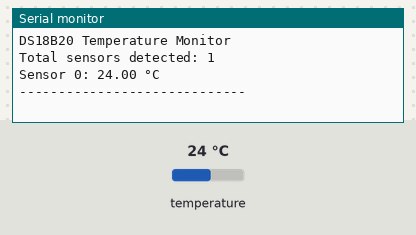
The sketch below on a simulated Seeed XIAO ESP32-C3. Parts: the last lines printed to the serial monitor. Inputs (shaded band) come from the test bench; at power-on: temperature 24 °C.

Above: at 2.2 s.
2.3 s: temperature set to 12 °C
At 5.4 s:
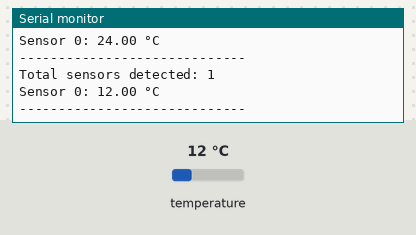
6.0 s: temperature set to 19 °C
At 8.7 s:
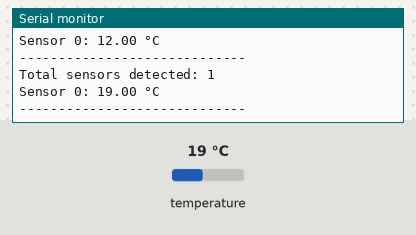
Timing chart, 0 to 10.2 s (numbered marks = the images above; inputs shaded):
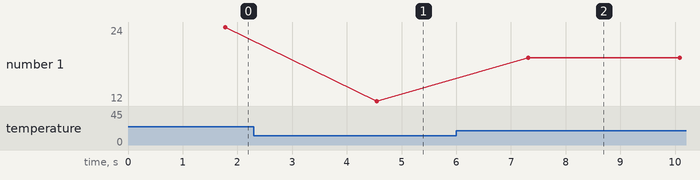

Measured:
- after the input at 2.3 s, the serial monitor: prints a new line after 2.2 s (image 1)
- after the input at 6.0 s, the serial monitor: prints a new line after 1.3 s (image 2)
- plotted number 1: 24 → 12 after the input at 2.3 s, 12 → 19 after the input at 6.0 s

The sketch:

temp-demo.ino
```cpp
#include <OneWire.h>
#include <DallasTemperature.h>

#define ONE_WIRE_BUS 8  // GPIO10 = D10 on XIAO ESP32-C3

OneWire oneWire(ONE_WIRE_BUS);
DallasTemperature sensors(&oneWire);

void setup() {
  Serial.begin(9600);
  sensors.begin();
  delay(1000);
  Serial.println("DS18B20 Temperature Monitor");
}

void loop() {
  sensors.requestTemperatures();  // Ask all sensors to update temperature
  int count = sensors.getDeviceCount();
  Serial.print("Total sensors detected: ");
  Serial.println(count);

  for (int i = 0; i < count; i++) {
    float tempC = sensors.getTempCByIndex(i);
    Serial.print("Sensor ");
    Serial.print(i);
    Serial.print(": ");
    if (tempC == DEVICE_DISCONNECTED_C) {
      Serial.println("Disconnected or error!");
    } else {
      Serial.print(tempC);
      Serial.println(" °C");
    }
  }

  Serial.println("-----------------------------");
  delay(2000);
}
```
